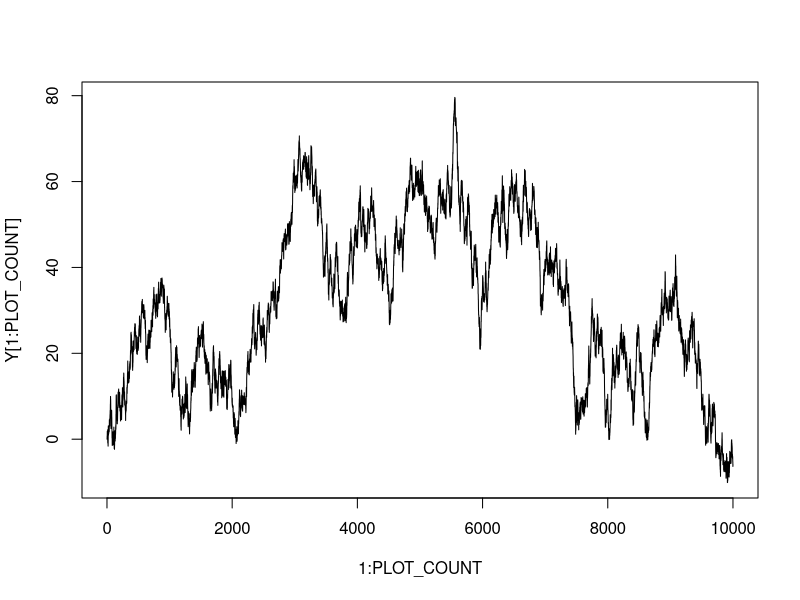
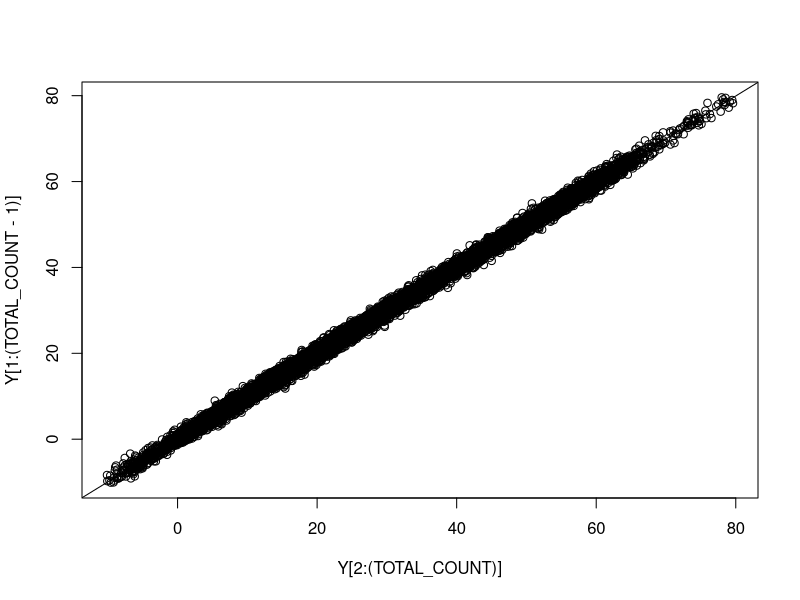
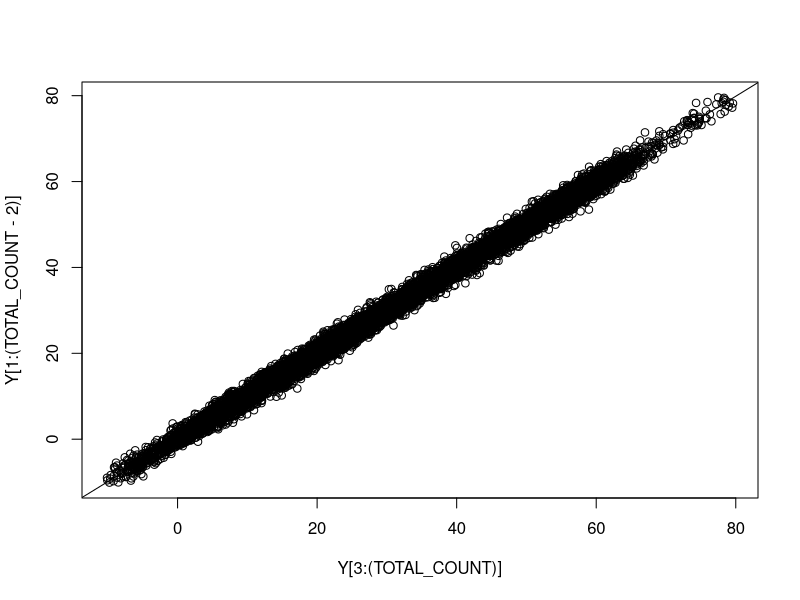
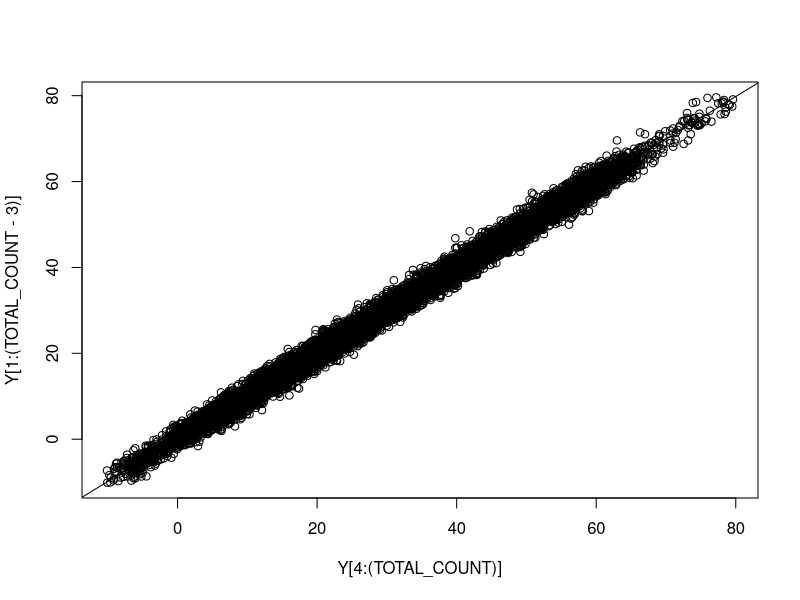
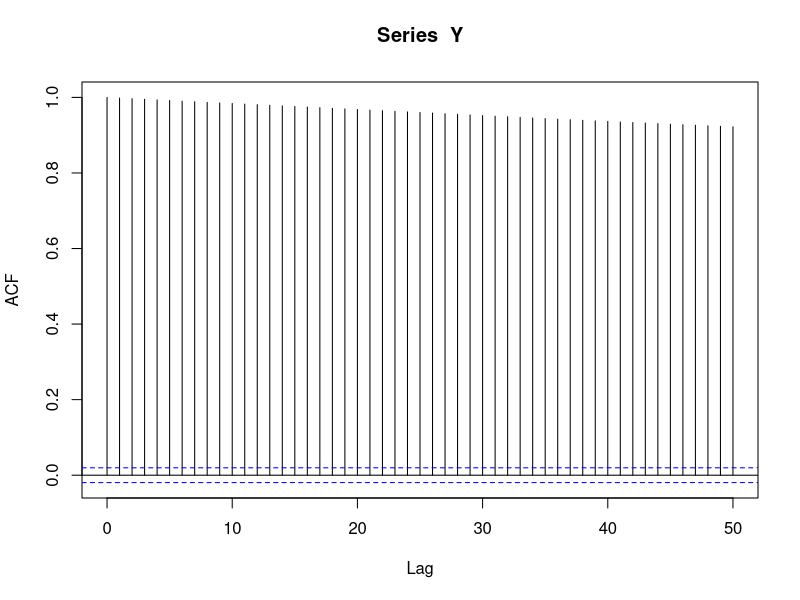
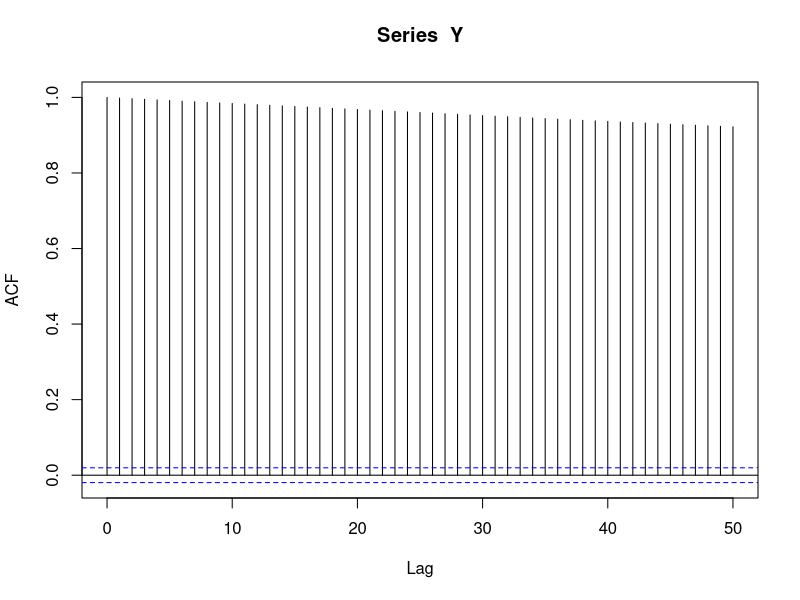
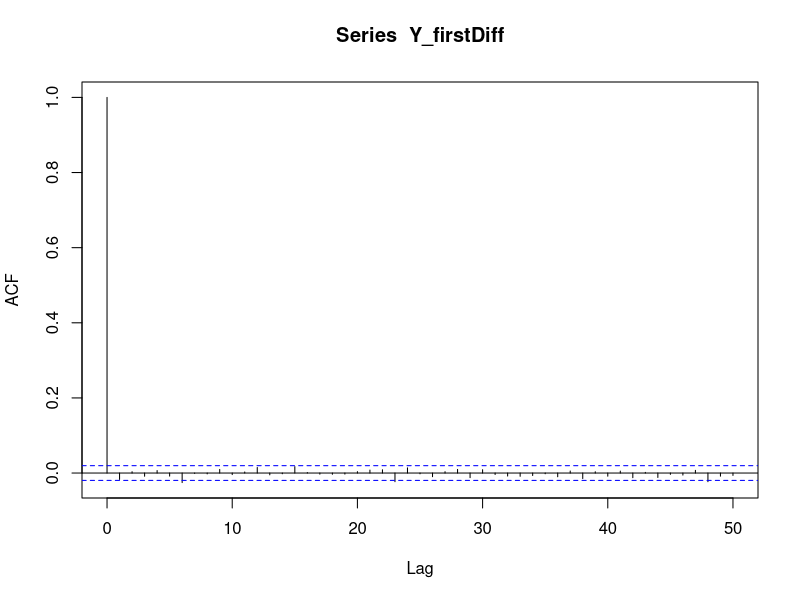
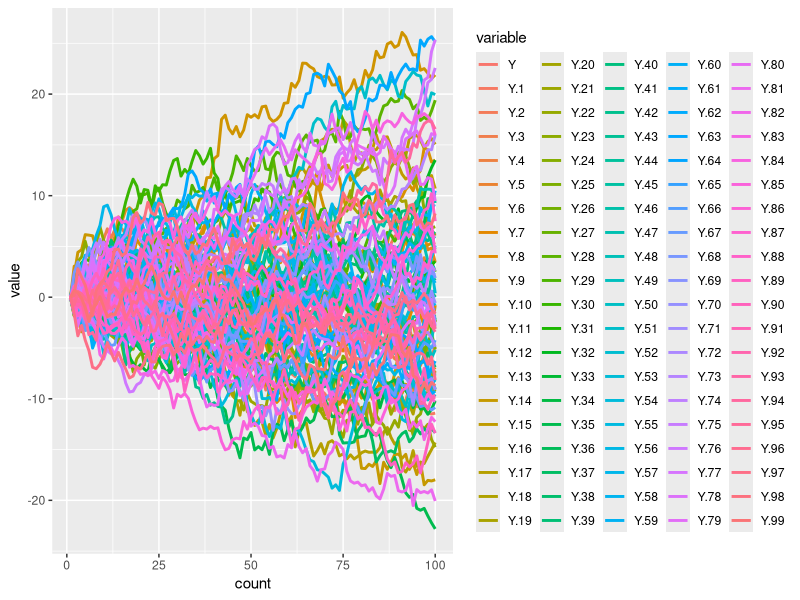

The R source for these figures, in order:
#Simple Random Walk
#RW: Y[t] = delta_0 + Y[t-1] + err[t]
#where Beta1 == 1

library(ggplot2)
library(reshape2)

#Create a random set of data
set.seed(99)  #Used for Random Number Generation
TOTAL_COUNT <- 10000   #Number of simulated trials
delta0   <- 0    #No Drift
err_mean <- 0    #For generating White Noise (WN)
err_sd   <- 1    #For generating WN
Y   <- rep(NA, TOTAL_COUNT)  #Univariate RV
err <- rep(NA, TOTAL_COUNT)  #White Noise RV
Y[1]   <- 0       #initialise 1st term
err[1] <- 0       #initialise 1st term

#Simulate random values for RW
for (t in 2:TOTAL_COUNT) {
  err[t] <- rnorm(n = TOTAL_COUNT, mean = err_mean, sd = err_sd)
  Y[t]   <- (delta0 + (1 * Y[t-1]) + err[t])
}

PLOT_COUNT <- TOTAL_COUNT   #Set to only plot first 50 values
plot(x = 1:PLOT_COUNT, y = Y[1:PLOT_COUNT], "l")


#Verify Properties of RW
#
#

#Compare 1st Lag vs 2nd Lag and 3rd Lag for MA(1)
#Scatterplot for 1st Lag
plot(x = Y[2:(TOTAL_COUNT)], y = Y[1:(TOTAL_COUNT-1)])
abline(lm(Y[2:(TOTAL_COUNT)] ~ Y[1:(TOTAL_COUNT-1)]))

#Scatterplot for 2nd Lag
#The slope for 2nd Lag is almost flat (visually)
plot(x = Y[3:(TOTAL_COUNT)], y = Y[1:(TOTAL_COUNT-2)])
abline(lm(Y[3:(TOTAL_COUNT)] ~ Y[1:(TOTAL_COUNT-2)]))

#Scatterplot for 3rd Lag
#The slope for 3rd Lag is almost flat (visually)
plot(x = Y[4:(TOTAL_COUNT)], y = Y[1:(TOTAL_COUNT-3)])
abline(lm(Y[4:(TOTAL_COUNT)] ~ Y[1:(TOTAL_COUNT-3)]))

#MAX_LAG <- TOTAL_COUNT
MAX_LAG <- 50
acf(x = Y, lag.max = MAX_LAG, type = "correlation")


#First Difference
Y_firstDiff <- rep(NA, TOTAL_COUNT-1)  #Univariate RV
Y_firstDiff[1] <- 0
for (t in 2:TOTAL_COUNT) {
  Y_firstDiff[t] <- Y[t] - Y[t-1]
}
MAX_LAG <- 50
acf(x = Y, lag.max = MAX_LAG, type = "correlation")
acf(x = Y_firstDiff, lag.max = MAX_LAG, type = "correlation")


Plot_RW <- function(set_MAX_Observations = 10, set_MAX_Simulations = 10) {
  set.seed(99)  #Used for Random Number Generation
  i = 0
  delta0   <- 0    #No Drift
  err_mean <- 0    #For generating White Noise (WN)
  err_sd   <- 1    #For generating WN
  Y   <- rep(NA, set_MAX_Observations)  #Univariate RV
  err <- rep(NA, set_MAX_Observations)  #White Noise RV
  Y[1]   <- 0       #initialise 1st term
  err[1] <- 0       #initialise 1st term

  count <- c(1:set_MAX_Observations)
  dataset <- data.frame(count)
  
  #Simulate random values for RW
  for(i in 1:set_MAX_Simulations) {
    for (t in 2:set_MAX_Observations) {
    err[t] <- rnorm(n = set_MAX_Observations, mean = err_mean, sd = err_sd)
    Y[t]   <- (delta0 + (1 * Y[t-1]) + err[t])
    }
    dataset <- data.frame(dataset,Y)
  }
  
  dataset_long <- melt(dataset, id="count")  # convert to long format
  
  ggplot(data = dataset_long,
         aes(x = count, y=value, colour = variable)) +
    geom_line(size = 1)
  
#  acf(x = Y, type = "correlation", lag.max = MAX_LAG)
}
#Plot_RW(set_MAX_Observations = 20, set_MAX_Simulations = 100)
Plot_RW(set_MAX_Observations = 100, set_MAX_Simulations = 100)
#Plot_RW(set_MAX_Observations = 1000, set_MAX_Simulations = 1)






